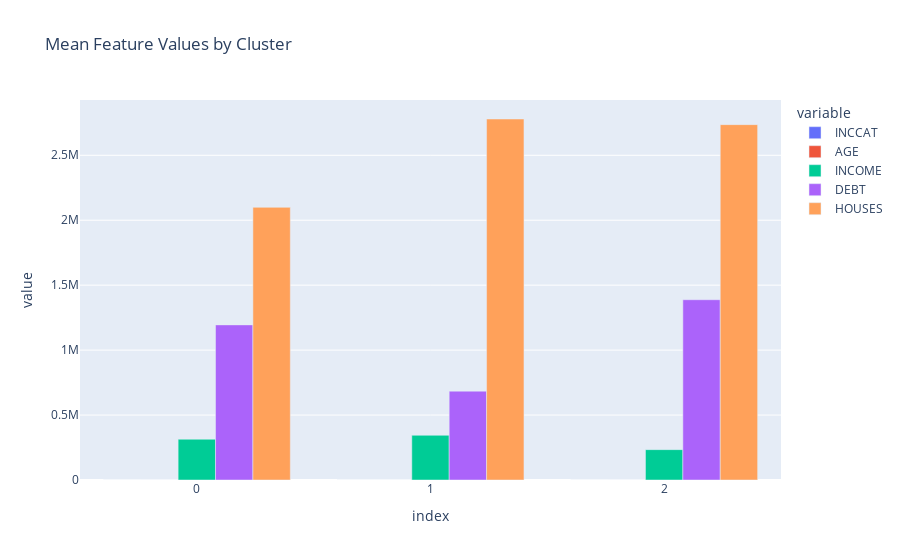

This figure's notebook cell:
### Code cell
# -------------------------
# 13-15. Final K-Means with 3 clusters
# -------------------------
final_model = make_pipeline(StandardScaler(), KMeans(n_clusters=3, random_state=42))
final_model.fit(X)
labels = final_model.named_steps["kmeans"].labels_

# Mean values by cluster
xgb = X.groupby(labels).mean()
fig = px.bar(xgb, barmode="group", title="Mean Feature Values by Cluster")
fig.show()

### Figure 1 — Plotly figure (JSON) as saved in the notebook; plotly's stock layout.template omitted (floating-point values rounded to 4 significant figures)
{"data": [{"alignmentgroup": "True", "hovertemplate": "variable=INCCAT<br>index=%{x}<br>value=%{y}<extra></extra>", "legendgroup": "INCCAT", "marker": {"color": "#636efa", "pattern": {"shape": ""}}, "name": "INCCAT", "offsetgroup": "INCCAT", "orientation": "v", "showlegend": true, "textposition": "auto", "type": "bar", "x": [0, 1, 2], "xaxis": "x", "y": [5.452, 2.935, 1.941], "yaxis": "y"}, {"alignmentgroup": "True", "hovertemplate": "variable=AGE<br>index=%{x}<br>value=%{y}<extra></extra>", "legendgroup": "AGE", "marker": {"color": "#EF553B", "pattern": {"shape": ""}}, "name": "AGE", "offsetgroup": "AGE", "orientation": "v", "showlegend": true, "textposition": "auto", "type": "bar", "x": [0, 1, 2], "xaxis": "x", "y": [54.65, 34.9, 62.0], "yaxis": "y"}, {"alignmentgroup": "True", "hovertemplate": "variable=INCOME<br>index=%{x}<br>value=%{y}<extra></extra>", "legendgroup": "INCOME", "marker": {"color": "#00cc96", "pattern": {"shape": ""}}, "name": "INCOME", "offsetgroup": "INCOME", "orientation": "v", "showlegend": true, "textposition": "auto", "type": "bar", "x": [0, 1, 2], "xaxis": "x", "y": [314000.0, 344200.0, 233800.0], "yaxis": "y"}, {"alignmentgroup": "True", "hovertemplate": "variable=DEBT<br>index=%{x}<br>value=%{y}<extra></extra>", "legendgroup": "DEBT", "marker": {"color": "#ab63fa", "pattern": {"shape": ""}}, "name": "DEBT", "offsetgroup": "DEBT", "orientation": "v", "showlegend": true, "textposition": "auto", "type": "bar", "x": [0, 1, 2], "xaxis": "x", "y": [1194000.0, 684100.0, 1388000.0], "yaxis": "y"}, {"alignmentgroup": "True", "hovertemplate": "variable=HOUSES<br>index=%{x}<br>value=%{y}<extra></extra>", "legendgroup": "HOUSES", "marker": {"color": "#FFA15A", "pattern": {"shape": ""}}, "name": "HOUSES", "offsetgroup": "HOUSES", "orientation": "v", "showlegend": true, "textposition": "auto", "type": "bar", "x": [0, 1, 2], "xaxis": "x", "y": [2099000.0, 2779000.0, 2736000.0], "yaxis": "y"}], "layout": {"barmode": "group", "legend": {"title": {"text": "variable"}, "tracegroupgap": 0}, "title": {"text": "Mean Feature Values by Cluster"}, "xaxis": {"anchor": "y", "domain": [0, 1], "title": {"text": "index"}}, "yaxis": {"anchor": "x", "domain": [0, 1], "title": {"text": "value"}}}}
